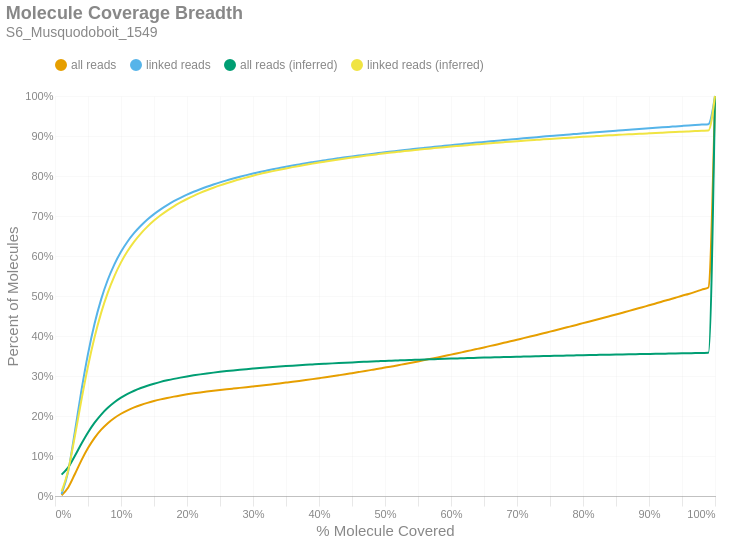

Notebook cell for this chart:
### Markdown cell above
### Molecule Read Coverage
This chart shows molecule coverage breadth as computed by the number of bases aligned to that molecule. In other words, "*how much of each unique long molecule is actually sequenced/aligned?*" Keep in mind there is a distinction between sequences and alignments, since some sequences belonging to a particular molecule may not align well and wouldn't appear in the alignment data. This chart also shows molecule coverage breadth as computed by the *inferred fragment* from which the aligned sequences originate. Unlike read coverage, this calculation takes into account the total insert size, including unsequenced gaps between the forward and reverse reads. Like the previous figures, these are cumulative percents.

### Code cell
if SKIPLR:
    print_html(f"Skipped")
else:
    binned_df = consolidated_hist(valids['coverage_bp'], mask, 0.01, True)
    binned_df_inf = consolidated_hist(valids['coverage_inserts'], mask, 0.01, True)
    binned_df = binned_df.with_columns(pl.lit(binned_df_inf['all reads (cumsum)']).alias('all reads (inferred)'))
    binned_df = binned_df.with_columns(pl.lit(binned_df_inf['linked reads (cumsum)']).alias('linked reads (inferred)'))
    binned_df = binned_df.with_columns(
        (pl.col('bin').cast(pl.Float64) + 0.01).alias('right_edge')
    )

    with SafeRender(binned_df):
        (
            density_plot(binned_df, 'Molecule Coverage Breadth', samplename, 'molcov', ['all reads (inferred)','linked reads (inferred)'])
            .encode(
                #x=alt.X('bin:Q', title="% Molecule Covered").axis(format = '%').scale(padding=0),
                x=alt.X('right_edge:Q', title="% Molecule Covered").axis(format='%').scale(padding=0),
                y=alt.Y('value:Q', title='Percent of Molecules')
                    .axis(format='%')
                    .stack(False)
                    .scale(domainMin=0, padding=0),
                color=alt.Color("key:N").scale(domain = ["all reads", "linked reads", "all reads (inferred)", "linked reads (inferred)"]),
                tooltip = [
                    alt.Tooltip("key:N", title = "Data Type"),
                    alt.Tooltip("range_label:N", title="% Molecule Covered"),
                    alt.Tooltip("value:Q", format = ".2%", title="% Molecules")
                ]
            )
        ).display()

### Figure 1 — Vega-Lite specification as saved in the notebook (floating-point values rounded to 4 significant figures)
{"width": "container", "height": 400, "config": {"title": {"anchor": "start", "dy": -15, "fontSize": 18, "color": "#888888", "subtitleColor": "#888888", "subtitleFontSize": 14}, "arc": {"fill": "#0072B2"}, "axis": {"domainColor": "#888888", "domainWidth": 0.5, "gridWidth": 0.2, "grid": false, "titleFontWeight": 400, "titleFontSize": 15, "labelFontSize": 11, "labelColor": "#888888", "tickColor": "#888888", "tickWidth": 0.2, "titleColor": "#888888"}, "axisBand": {"grid": false}, "axisX": {"grid": true, "tickSize": 10, "domainCap": "round"}, "axisY": {"domain": false, "grid": true, "tickSize": 0, "domainCap": "round"}, "background": "transparent", "header": {"labelFontSize": 15, "labelColor": "#888888", "titleFontSize": 15, "titleFontWeight": 600, "titleColor": "#888888"}, "legend": {"labelFont": "sans-serif", "labelFontSize": 12, "labelColor": "#888888", "symbolSize": 100, "symbolType": "circle", "titleFontSize": 12, "titlePadding": 10, "titleColor": "#888888", "title": null, "orient": "top"}, "range": {"category": ["#E69F00", "#56B4E9", "#009E73", "#F0E442", "#0072B2", "#D55E00", "#CC79A7", "#000000"], "diverging": ["#cfe8f3", "#a2d4ec", "#73bfe2", "#46abdb", "#1696d2", "#12719e"]}, "area": {"fill": "#0072B2", "fillOpacity": 0.7, "line": true, "strokeOpacity": 0.7}, "line": {"color": "#0072B2", "stroke": "#0072B2", "strokeWidth": 2}, "trail": {"color": "#0072B2", "stroke": "#0072B2", "strokeWidth": 0, "size": 1}, "point": {"filled": true, "fillOpacity": 1.0, "size": 95}, "text": {"color": "#888888", "fontSize": 11, "align": "right", "fontWeight": 400, "size": 11}, "bar": {"fill": "#0072B2", "stroke": null}, "view": {"stroke": null, "continuousWidth": 660, "continuousHeight": 400}}, "data": {"name": "data-c7fae2422c590f34077b8da6d8c53328"}, "mark": {"type": "line", "interpolate": "monotone", "point": {"opacity": 0, "size": 275}}, "encoding": {"color": {"field": "key", "scale": {"domain": ["all reads", "linked reads", "all reads (inferred)", "linked reads (inferred)"]}, "type": "nominal"}, "tooltip": [{"field": "key", "title": "Data Type", "type": "nominal"}, {"field": "range_label", "title": "% Molecule Covered", "type": "nominal"}, {"field": "value", "format": ".2%", "title": "% Molecules", "type": "quantitative"}], "x": {"axis": {"format": "%"}, "field": "right_edge", "scale": {"padding": 0}, "title": "% Molecule Covered", "type": "quantitative"}, "y": {"axis": {"format": "%"}, "field": "value", "scale": {"domainMin": 0, "padding": 0}, "stack": false, "title": "Percent of Molecules", "type": "quantitative"}}, "params": [{"name": "param_c36ac31b6afebe62", "select": {"type": "point", "fields": ["key"]}, "bind": "legend"}], "title": {"text": "Molecule Coverage Breadth", "subtitle": "S6_Musquodoboit_1549"}, "transform": [{"fold": ["all reads (cumsum)", "linked reads (cumsum)", "all reads (inferred)", "linked reads (inferred)"]}, {"calculate": "replace(datum.key, ' (cumsum)', '')", "as": "key"}, {"filter": {"param": "param_c36ac31b6afebe62"}}], "usermeta": {"embedOptions": {"downloadFileName": "S6_Musquodoboit_1549.molcov"}}, "$schema": "https://vega.github.io/schema/vega-lite/v6.1.0.json", "datasets": {"data-c7fae2422c590f34077b8da6d8c53328": [{"bin": "0.0", "interval": "0.0-0.01", "all reads": 0.001752, "linked reads": 0.004657, "all reads (cumsum)": 0.001752, "linked reads (cumsum)": 0.004657, "range_label": "0.0-0.01", "all reads (inferred)": 0.05344, "linked reads (inferred)": 0.01164, "right_edge": 0.01}, {"bin": "0.01", "interval": "0.01-0.02", "all reads": 0.01957, "linked reads": 0.0573, "all reads (cumsum)": 0.02132, "linked reads (cumsum)": 0.06196, "range_label": "0.01-0.02", "all reads (inferred)": 0.07139, "linked reads (inferred)": 0.06404, "right_edge": 0.02}, {"bin": "0.02", "interval": "0.02-0.03", "all reads": 0.03297, "linked reads": 0.09784, "all reads (cumsum)": 0.05429, "linked reads (cumsum)": 0.1598, "range_label": "0.02-0.03", "all reads (inferred)": 0.09988, "linked reads (inferred)": 0.1486, "right_edge": 0.03}, {"bin": "0.03", "interval": "0.03-0.04", "all reads": 0.03479, "linked reads": 0.1035, "all reads (cumsum)": 0.08908, "linked reads (cumsum)": 0.2633, "range_label": "0.03-0.04", "all reads (inferred)": 0.1304, "linked reads (inferred)": 0.2397, "right_edge": 0.04}, {"bin": "0.04", "interval": "0.04-0.05", "all reads": 0.03081, "linked reads": 0.09187, "all reads (cumsum)": 0.1199, "linked reads (cumsum)": 0.3552, "range_label": "0.04-0.05", "all reads (inferred)": 0.1587, "linked reads (inferred)": 0.3242, "right_edge": 0.05}, {"bin": "0.05", "interval": "0.05-0.06", "all reads": 0.02551, "linked reads": 0.07607, "all reads (cumsum)": 0.1454, "linked reads (cumsum)": 0.4313, "range_label": "0.05-0.06", "all reads (inferred)": 0.1832, "linked reads (inferred)": 0.3974, "right_edge": 0.06}, {"bin": "0.06", "interval": "0.06-0.07", "all reads": 0.02042, "linked reads": 0.0609, "all reads (cumsum)": 0.1658, "linked reads (cumsum)": 0.4922, "range_label": "0.06-0.07", "all reads (inferred)": 0.2036, "linked reads (inferred)": 0.4584, "right_edge": 0.07}, {"bin": "0.07", "interval": "0.07-0.08", "all reads": 0.01625, "linked reads": 0.04841, "all reads (cumsum)": 0.1821, "linked reads (cumsum)": 0.5406, "range_label": "0.07-0.08", "all reads (inferred)": 0.2204, "linked reads (inferred)": 0.5085, "right_edge": 0.08}, {"bin": "0.08", "interval": "0.08-0.09", "all reads": 0.01298, "linked reads": 0.03864, "all reads (cumsum)": 0.195, "linked reads (cumsum)": 0.5792, "range_label": "0.08-0.09", "all reads (inferred)": 0.2343, "linked reads (inferred)": 0.5499, "right_edge": 0.09}, {"bin": "0.09", "interval": "0.09-0.1", "all reads": 0.01058, "linked reads": 0.03142, "all reads (cumsum)": 0.2056, "linked reads (cumsum)": 0.6106, "range_label": "0.09-0.1", "all reads (inferred)": 0.2457, "linked reads (inferred)": 0.5841, "right_edge": 0.1}, {"bin": "0.1", "interval": "0.1-0.11", "all reads": 0.008634, "linked reads": 0.02561, "all reads (cumsum)": 0.2143, "linked reads (cumsum)": 0.6363, "range_label": "0.1-0.11", "all reads (inferred)": 0.2552, "linked reads (inferred)": 0.6123, "right_edge": 0.11}, {"bin": "0.11", "interval": "0.11-0.12", "all reads": 0.007208, "linked reads": 0.02132, "all reads (cumsum)": 0.2215, "linked reads (cumsum)": 0.6576, "range_label": "0.11-0.12", "all reads (inferred)": 0.2631, "linked reads (inferred)": 0.636, "right_edge": 0.12}, {"bin": "0.12", "interval": "0.12-0.13", "all reads": 0.006071, "linked reads": 0.01795, "all reads (cumsum)": 0.2275, "linked reads (cumsum)": 0.6755, "range_label": "0.12-0.13", "all reads (inferred)": 0.2699, "linked reads (inferred)": 0.6561, "right_edge": 0.13}, {"bin": "0.13", "interval": "0.13-0.14", "all reads": 0.005311, "linked reads": 0.01571, "all reads (cumsum)": 0.2328, "linked reads (cumsum)": 0.6912, "range_label": "0.13-0.14", "all reads (inferred)": 0.2757, "linked reads (inferred)": 0.6734, "right_edge": 0.14}, {"bin": "0.14", "interval": "0.14-0.15", "all reads": 0.004595, "linked reads": 0.01355, "all reads (cumsum)": 0.2374, "linked reads (cumsum)": 0.7048, "range_label": "0.14-0.15", "all reads (inferred)": 0.2807, "linked reads (inferred)": 0.6885, "right_edge": 0.15}, {"bin": "0.15", "interval": "0.15-0.16", "all reads": 0.004071, "linked reads": 0.01196, "all reads (cumsum)": 0.2415, "linked reads (cumsum)": 0.7167, "range_label": "0.15-0.16", "all reads (inferred)": 0.2852, "linked reads (inferred)": 0.7019, "right_edge": 0.16}, {"bin": "0.16", "interval": "0.16-0.17", "all reads": 0.003626, "linked reads": 0.01063, "all reads (cumsum)": 0.2451, "linked reads (cumsum)": 0.7274, "range_label": "0.16-0.17", "all reads (inferred)": 0.2892, "linked reads (inferred)": 0.7136, "right_edge": 0.17}, {"bin": "0.17", "interval": "0.17-0.18", "all reads": 0.00328, "linked reads": 0.009533, "all reads (cumsum)": 0.2484, "linked reads (cumsum)": 0.7369, "range_label": "0.17-0.18", "all reads (inferred)": 0.2928, "linked reads (inferred)": 0.7243, "right_edge": 0.18}, {"bin": "0.18", "interval": "0.18-0.19", "all reads": 0.002959, "linked reads": 0.008574, "all reads (cumsum)": 0.2514, "linked reads (cumsum)": 0.7455, "range_label": "0.18-0.19", "all reads (inferred)": 0.296, "linked reads (inferred)": 0.7338, "right_edge": 0.19}, {"bin": "0.19", "interval": "0.19-0.2", "all reads": 0.00275, "linked reads": 0.007921, "all reads (cumsum)": 0.2541, "linked reads (cumsum)": 0.7534, "range_label": "0.19-0.2", "all reads (inferred)": 0.2989, "linked reads (inferred)": 0.7425, "right_edge": 0.2}, {"bin": "0.2", "interval": "0.2-0.21", "all reads": 0.002493, "linked reads": 0.007136, "all reads (cumsum)": 0.2566, "linked reads (cumsum)": 0.7605, "range_label": "0.2-0.21", "all reads (inferred)": 0.3016, "linked reads (inferred)": 0.7505, "right_edge": 0.21}, {"bin": "0.21", "interval": "0.21-0.22", "all reads": 0.002273, "linked reads": 0.006453, "all reads (cumsum)": 0.2589, "linked reads (cumsum)": 0.767, "range_label": "0.21-0.22", "all reads (inferred)": 0.3041, "linked reads (inferred)": 0.7577, "right_edge": 0.22}, {"bin": "0.22", "interval": "0.22-0.23", "all reads": 0.002151, "linked reads": 0.00604, "all reads (cumsum)": 0.261, "linked reads (cumsum)": 0.773, "range_label": "0.22-0.23", "all reads (inferred)": 0.3063, "linked reads (inferred)": 0.7645, "right_edge": 0.23}, {"bin": "0.23", "interval": "0.23-0.24", "all reads": 0.002048, "linked reads": 0.005691, "all reads (cumsum)": 0.2631, "linked reads (cumsum)": 0.7787, "range_label": "0.23-0.24", "all reads (inferred)": 0.3084, "linked reads (inferred)": 0.7707, "right_edge": 0.24}, {"bin": "0.24", "interval": "0.24-0.25", "all reads": 0.001958, "linked reads": 0.005387, "all reads (cumsum)": 0.2651, "linked reads (cumsum)": 0.7841, "range_label": "0.24-0.25", "all reads (inferred)": 0.3104, "linked reads (inferred)": 0.7766, "right_edge": 0.25}, {"bin": "0.25", "interval": "0.25-0.26", "all reads": 0.001832, "linked reads": 0.004984, "all reads (cumsum)": 0.2669, "linked reads (cumsum)": 0.7891, "range_label": "0.25-0.26", "all reads (inferred)": 0.3122, "linked reads (inferred)": 0.7819, "right_edge": 0.26}, {"bin": "0.26", "interval": "0.26-0.27", "all reads": 0.001731, "linked reads": 0.004601, "all reads (cumsum)": 0.2686, "linked reads (cumsum)": 0.7937, "range_label": "0.26-0.27", "all reads (inferred)": 0.3139, "linked reads (inferred)": 0.787, "right_edge": 0.27}, {"bin": "0.27", "interval": "0.27-0.28", "all reads": 0.001695, "linked reads": 0.004333, "all reads (cumsum)": 0.2703, "linked reads (cumsum)": 0.798, "range_label": "0.27-0.28", "all reads (inferred)": 0.3156, "linked reads (inferred)": 0.7919, "right_edge": 0.28}, {"bin": "0.28", "interval": "0.28-0.29", "all reads": 0.001737, "linked reads": 0.004107, "all reads (cumsum)": 0.272, "linked reads (cumsum)": 0.8021, "range_label": "0.28-0.29", "all reads (inferred)": 0.3171, "linked reads (inferred)": 0.7963, "right_edge": 0.29}, {"bin": "0.29", "interval": "0.29-0.3", "all reads": 0.001782, "linked reads": 0.003938, "all reads (cumsum)": 0.2738, "linked reads (cumsum)": 0.8061, "range_label": "0.29-0.3", "all reads (inferred)": 0.3185, "linked reads (inferred)": 0.8006, "right_edge": 0.3}, {"bin": "0.3", "interval": "0.3-0.31", "all reads": 0.0018, "linked reads": 0.00369, "all reads (cumsum)": 0.2756, "linked reads (cumsum)": 0.8098, "range_label": "0.3-0.31", "all reads (inferred)": 0.3199, "linked reads (inferred)": 0.8047, "right_edge": 0.31}, {"bin": "0.31", "interval": "0.31-0.32", "all reads": 0.001895, "linked reads": 0.003597, "all reads (cumsum)": 0.2775, "linked reads (cumsum)": 0.8134, "range_label": "0.31-0.32", "all reads (inferred)": 0.3212, "linked reads (inferred)": 0.8085, "right_edge": 0.32}, {"bin": "0.32", "interval": "0.32-0.33", "all reads": 0.001952, "linked reads": 0.003495, "all reads (cumsum)": 0.2795, "linked reads (cumsum)": 0.8169, "range_label": "0.32-0.33", "all reads (inferred)": 0.3225, "linked reads (inferred)": 0.8122, "right_edge": 0.33}, {"bin": "0.33", "interval": "0.33-0.34", "all reads": 0.001965, "linked reads": 0.003255, "all reads (cumsum)": 0.2814, "linked reads (cumsum)": 0.8201, "range_label": "0.33-0.34", "all reads (inferred)": 0.3236, "linked reads (inferred)": 0.8156, "right_edge": 0.34}, {"bin": "0.34", "interval": "0.34-0.35", "all reads": 0.002057, "linked reads": 0.003162, "all reads (cumsum)": 0.2835, "linked reads (cumsum)": 0.8233, "range_label": "0.34-0.35", "all reads (inferred)": 0.3248, "linked reads (inferred)": 0.819, "right_edge": 0.35}, {"bin": "0.35", "interval": "0.35-0.36", "all reads": 0.002077, "linked reads": 0.002976, "all reads (cumsum)": 0.2856, "linked reads (cumsum)": 0.8262, "range_label": "0.35-0.36", "all reads (inferred)": 0.3259, "linked reads (inferred)": 0.8222, "right_edge": 0.36}, {"bin": "0.36", "interval": "0.36-0.37", "all reads": 0.002152, "linked reads": 0.002809, "all reads (cumsum)": 0.2877, "linked reads (cumsum)": 0.8291, "range_label": "0.36-0.37", "all reads (inferred)": 0.3269, "linked reads (inferred)": 0.8252, "right_edge": 0.37}, {"bin": "0.37", "interval": "0.37-0.38", "all reads": 0.002197, "linked reads": 0.002801, "all reads (cumsum)": 0.2899, "linked reads (cumsum)": 0.8319, "range_label": "0.37-0.38", "all reads (inferred)": 0.3279, "linked reads (inferred)": 0.8282, "right_edge": 0.38}, {"bin": "0.38", "interval": "0.38-0.39", "all reads": 0.002262, "linked reads": 0.002675, "all reads (cumsum)": 0.2922, "linked reads (cumsum)": 0.8345, "range_label": "0.38-0.39", "all reads (inferred)": 0.3288, "linked reads (inferred)": 0.8309, "right_edge": 0.39}, {"bin": "0.39", "interval": "0.39-0.4", "all reads": 0.002362, "linked reads": 0.002629, "all reads (cumsum)": 0.2945, "linked reads (cumsum)": 0.8372, "range_label": "0.39-0.4", "all reads (inferred)": 0.3298, "linked reads (inferred)": 0.8337, "right_edge": 0.4}, {"bin": "0.4", "interval": "0.4-0.41", "all reads": 0.002368, "linked reads": 0.002467, "all reads (cumsum)": 0.2969, "linked reads (cumsum)": 0.8396, "range_label": "0.4-0.41", "all reads (inferred)": 0.3307, "linked reads (inferred)": 0.8363, "right_edge": 0.41}, {"bin": "0.41", "interval": "0.41-0.42", "all reads": 0.00245, "linked reads": 0.00249, "all reads (cumsum)": 0.2994, "linked reads (cumsum)": 0.8421, "range_label": "0.41-0.42", "all reads (inferred)": 0.3316, "linked reads (inferred)": 0.8389, "right_edge": 0.42}, {"bin": "0.42", "interval": "0.42-0.43", "all reads": 0.00252, "linked reads": 0.002321, "all reads (cumsum)": 0.3019, "linked reads (cumsum)": 0.8444, "range_label": "0.42-0.43", "all reads (inferred)": 0.3324, "linked reads (inferred)": 0.8414, "right_edge": 0.43}, {"bin": "0.43", "interval": "0.43-0.44", "all reads": 0.002561, "linked reads": 0.002257, "all reads (cumsum)": 0.3044, "linked reads (cumsum)": 0.8467, "range_label": "0.43-0.44", "all reads (inferred)": 0.3332, "linked reads (inferred)": 0.8438, "right_edge": 0.44}, {"bin": "0.44", "interval": "0.44-0.45", "all reads": 0.002665, "linked reads": 0.002255, "all reads (cumsum)": 0.3071, "linked reads (cumsum)": 0.8489, "range_label": "0.44-0.45", "all reads (inferred)": 0.334, "linked reads (inferred)": 0.8461, "right_edge": 0.45}, {"bin": "0.45", "interval": "0.45-0.46", "all reads": 0.002656, "linked reads": 0.002137, "all reads (cumsum)": 0.3098, "linked reads (cumsum)": 0.8511, "range_label": "0.45-0.46", "all reads (inferred)": 0.3348, "linked reads (inferred)": 0.8484, "right_edge": 0.46}, {"bin": "0.46", "interval": "0.46-0.47", "all reads": 0.002697, "linked reads": 0.002036, "all reads (cumsum)": 0.3125, "linked reads (cumsum)": 0.8531, "range_label": "0.46-0.47", "all reads (inferred)": 0.3355, "linked reads (inferred)": 0.8505, "right_edge": 0.47}, {"bin": "0.47", "interval": "0.47-0.48", "all reads": 0.002842, "linked reads": 0.002102, "all reads (cumsum)": 0.3153, "linked reads (cumsum)": 0.8552, "range_label": "0.47-0.48", "all reads (inferred)": 0.3363, "linked reads (inferred)": 0.8527, "right_edge": 0.48}, {"bin": "0.48", "interval": "0.48-0.49", "all reads": 0.002771, "linked reads": 0.001981, "all reads (cumsum)": 0.3181, "linked reads (cumsum)": 0.8572, "range_label": "0.48-0.49", "all reads (inferred)": 0.337, "linked reads (inferred)": 0.8547, "right_edge": 0.49}, {"bin": "0.49", "interval": "0.49-0.5", "all reads": 0.003121, "linked reads": 0.002056, "all reads (cumsum)": 0.3212, "linked reads (cumsum)": 0.8593, "range_label": "0.49-0.5", "all reads (inferred)": 0.3377, "linked reads (inferred)": 0.8567, "right_edge": 0.5}, {"bin": "0.5", "interval": "0.5-0.51", "all reads": 0.002723, "linked reads": 0.001883, "all reads (cumsum)": 0.3239, "linked reads (cumsum)": 0.8611, "range_label": "0.5-0.51", "all reads (inferred)": 0.3383, "linked reads (inferred)": 0.8586, "right_edge": 0.51}, {"bin": "0.51", "interval": "0.51-0.52", "all reads": 0.003136, "linked reads": 0.001921, "all reads (cumsum)": 0.3271, "linked reads (cumsum)": 0.8631, "range_label": "0.51-0.52", "all reads (inferred)": 0.339, "linked reads (inferred)": 0.8605, "right_edge": 0.52}, {"bin": "0.52", "interval": "0.52-0.53", "all reads": 0.003069, "linked reads": 0.001874, "all reads (cumsum)": 0.3301, "linked reads (cumsum)": 0.8649, "range_label": "0.52-0.53", "all reads (inferred)": 0.3396, "linked reads (inferred)": 0.8623, "right_edge": 0.53}, {"bin": "0.53", "interval": "0.53-0.54", "all reads": 0.003185, "linked reads": 0.001819, "all reads (cumsum)": 0.3333, "linked reads (cumsum)": 0.8668, "range_label": "0.53-0.54", "all reads (inferred)": 0.3402, "linked reads (inferred)": 0.864, "right_edge": 0.54}, {"bin": "0.54", "interval": "0.54-0.55", "all reads": 0.003148, "linked reads": 0.001813, "all reads (cumsum)": 0.3365, "linked reads (cumsum)": 0.8686, "range_label": "0.54-0.55", "all reads (inferred)": 0.3408, "linked reads (inferred)": 0.8657, "right_edge": 0.55}, {"bin": "0.55", "interval": "0.55-0.56", "all reads": 0.003304, "linked reads": 0.001761, "all reads (cumsum)": 0.3398, "linked reads (cumsum)": 0.8703, "range_label": "0.55-0.56", "all reads (inferred)": 0.3414, "linked reads (inferred)": 0.8675, "right_edge": 0.56}, {"bin": "0.56", "interval": "0.56-0.57", "all reads": 0.003348, "linked reads": 0.001737, "all reads (cumsum)": 0.3431, "linked reads (cumsum)": 0.8721, "range_label": "0.56-0.57", "all reads (inferred)": 0.3419, "linked reads (inferred)": 0.869, "right_edge": 0.57}, {"bin": "0.57", "interval": "0.57-0.58", "all reads": 0.003326, "linked reads": 0.001679, "all reads (cumsum)": 0.3464, "linked reads (cumsum)": 0.8737, "range_label": "0.57-0.58", "all reads (inferred)": 0.3425, "linked reads (inferred)": 0.8706, "right_edge": 0.58}, {"bin": "0.58", "interval": "0.58-0.59", "all reads": 0.003403, "linked reads": 0.001718, "all reads (cumsum)": 0.3498, "linked reads (cumsum)": 0.8755, "range_label": "0.58-0.59", "all reads (inferred)": 0.343, "linked reads (inferred)": 0.8721, "right_edge": 0.59}, {"bin": "0.59", "interval": "0.59-0.6", "all reads": 0.003547, "linked reads": 0.001687, "all reads (cumsum)": 0.3534, "linked reads (cumsum)": 0.8772, "range_label": "0.59-0.6", "all reads (inferred)": 0.3435, "linked reads (inferred)": 0.8736, "right_edge": 0.6}, {"bin": "0.6", "interval": "0.6-0.61", "all reads": 0.003431, "linked reads": 0.001635, "all reads (cumsum)": 0.3568, "linked reads (cumsum)": 0.8788, "range_label": "0.6-0.61", "all reads (inferred)": 0.344, "linked reads (inferred)": 0.8751, "right_edge": 0.61}, {"bin": "0.61", "interval": "0.61-0.62", "all reads": 0.003666, "linked reads": 0.001667, "all reads (cumsum)": 0.3605, "linked reads (cumsum)": 0.8805, "range_label": "0.61-0.62", "all reads (inferred)": 0.3445, "linked reads (inferred)": 0.8765, "right_edge": 0.62}, {"bin": "0.62", "interval": "0.62-0.63", "all reads": 0.003614, "linked reads": 0.001616, "all reads (cumsum)": 0.3641, "linked reads (cumsum)": 0.8821, "range_label": "0.62-0.63", "all reads (inferred)": 0.345, "linked reads (inferred)": 0.8778, "right_edge": 0.63}, {"bin": "0.63", "interval": "0.63-0.64", "all reads": 0.003671, "linked reads": 0.001524, "all reads (cumsum)": 0.3678, "linked reads (cumsum)": 0.8836, "range_label": "0.63-0.64", "all reads (inferred)": 0.3455, "linked reads (inferred)": 0.8792, "right_edge": 0.64}, {"bin": "0.64", "interval": "0.64-0.65", "all reads": 0.003677, "linked reads": 0.00158, "all reads (cumsum)": 0.3714, "linked reads (cumsum)": 0.8852, "range_label": "0.64-0.65", "all reads (inferred)": 0.3459, "linked reads (inferred)": 0.8806, "right_edge": 0.65}, {"bin": "0.65", "interval": "0.65-0.66", "all reads": 0.003856, "linked reads": 0.001584, "all reads (cumsum)": 0.3753, "linked reads (cumsum)": 0.8868, "range_label": "0.65-0.66", "all reads (inferred)": 0.3464, "linked reads (inferred)": 0.882, "right_edge": 0.66}, {"bin": "0.66", "interval": "0.66-0.67", "all reads": 0.003693, "linked reads": 0.001504, "all reads (cumsum)": 0.379, "linked reads (cumsum)": 0.8883, "range_label": "0.66-0.67", "all reads (inferred)": 0.3469, "linked reads (inferred)": 0.8832, "right_edge": 0.67}, {"bin": "0.67", "interval": "0.67-0.68", "all reads": 0.003909, "linked reads": 0.001542, "all reads (cumsum)": 0.3829, "linked reads (cumsum)": 0.8898, "range_label": "0.67-0.68", "all reads (inferred)": 0.3473, "linked reads (inferred)": 0.8845, "right_edge": 0.68}, {"bin": "0.68", "interval": "0.68-0.69", "all reads": 0.003843, "linked reads": 0.001488, "all reads (cumsum)": 0.3867, "linked reads (cumsum)": 0.8913, "range_label": "0.68-0.69", "all reads (inferred)": 0.3477, "linked reads (inferred)": 0.8858, "right_edge": 0.69}, {"bin": "0.69", "interval": "0.69-0.7", "all reads": 0.00399, "linked reads": 0.001506, "all reads (cumsum)": 0.3907, "linked reads (cumsum)": 0.8928, "range_label": "0.69-0.7", "all reads (inferred)": 0.3482, "linked reads (inferred)": 0.887, "right_edge": 0.7}, {"bin": "0.7", "interval": "0.7-0.71", "all reads": 0.003914, "linked reads": 0.001478, "all reads (cumsum)": 0.3947, "linked reads (cumsum)": 0.8943, "range_label": "0.7-0.71", "all reads (inferred)": 0.3486, "linked reads (inferred)": 0.8881, "right_edge": 0.71}, {"bin": "0.71", "interval": "0.71-0.72", "all reads": 0.003985, "linked reads": 0.001426, "all reads (cumsum)": 0.3986, "linked reads (cumsum)": 0.8957, "range_label": "0.71-0.72", "all reads (inferred)": 0.349, "linked reads (inferred)": 0.8893, "right_edge": 0.72}, {"bin": "0.72", "interval": "0.72-0.73", "all reads": 0.004091, "linked reads": 0.001373, "all reads (cumsum)": 0.4027, "linked reads (cumsum)": 0.8971, "range_label": "0.72-0.73", "all reads (inferred)": 0.3494, "linked reads (inferred)": 0.8904, "right_edge": 0.73}, {"bin": "0.73", "interval": "0.73-0.74", "all reads": 0.004007, "linked reads": 0.001412, "all reads (cumsum)": 0.4067, "linked reads (cumsum)": 0.8985, "range_label": "0.73-0.74", "all reads (inferred)": 0.3498, "linked reads (inferred)": 0.8916, "right_edge": 0.74}, {"bin": "0.74", "interval": "0.74-0.75", "all reads": 0.00428, "linked reads": 0.001454, "all reads (cumsum)": 0.411, "linked reads (cumsum)": 0.8999, "range_label": "0.74-0.75", "all reads (inferred)": 0.3502, "linked reads (inferred)": 0.8927, "right_edge": 0.75}, {"bin": "0.75", "interval": "0.75-0.76", "all reads": 0.004072, "linked reads": 0.001309, "all reads (cumsum)": 0.4151, "linked reads (cumsum)": 0.9013, "range_label": "0.75-0.76", "all reads (inferred)": 0.3505, "linked reads (inferred)": 0.8938, "right_edge": 0.76}, {"bin": "0.76", "interval": "0.76-0.77", "all reads": 0.004156, "linked reads": 0.001342, "all reads (cumsum)": 0.4192, "linked reads (cumsum)": 0.9026, "range_label": "0.76-0.77", "all reads (inferred)": 0.3509, "linked reads (inferred)": 0.8948, "right_edge": 0.77}, {"bin": "0.77", "interval": "0.77-0.78", "all reads": 0.004237, "linked reads": 0.001406, "all reads (cumsum)": 0.4235, "linked reads (cumsum)": 0.904, "range_label": "0.77-0.78", "all reads (inferred)": 0.3513, "linked reads (inferred)": 0.8959, "right_edge": 0.78}, {"bin": "0.78", "interval": "0.78-0.79", "all reads": 0.004205, "linked reads": 0.001283, "all reads (cumsum)": 0.4277, "linked reads (cumsum)": 0.9053, "range_label": "0.78-0.79", "all reads (inferred)": 0.3516, "linked reads (inferred)": 0.8969, "right_edge": 0.79}, {"bin": "0.79", "interval": "0.79-0.8", "all reads": 0.004425, "linked reads": 0.001311, "all reads (cumsum)": 0.4321, "linked reads (cumsum)": 0.9066, "range_label": "0.79-0.8", "all reads (inferred)": 0.352, "linked reads (inferred)": 0.8979, "right_edge": 0.8}, {"bin": "0.8", "interval": "0.8-0.81", "all reads": 0.00418, "linked reads": 0.001313, "all reads (cumsum)": 0.4363, "linked reads (cumsum)": 0.9079, "range_label": "0.8-0.81", "all reads (inferred)": 0.3523, "linked reads (inferred)": 0.8989, "right_edge": 0.81}, {"bin": "0.81", "interval": "0.81-0.82", "all reads": 0.004316, "linked reads": 0.001254, "all reads (cumsum)": 0.4406, "linked reads (cumsum)": 0.9092, "range_label": "0.81-0.82", "all reads (inferred)": 0.3527, "linked reads (inferred)": 0.8998, "right_edge": 0.82}, {"bin": "0.82", "interval": "0.82-0.83", "all reads": 0.004456, "linked reads": 0.001326, "all reads (cumsum)": 0.4451, "linked reads (cumsum)": 0.9105, "range_label": "0.82-0.83", "all reads (inferred)": 0.353, "linked reads (inferred)": 0.9007, "right_edge": 0.83}, {"bin": "0.83", "interval": "0.83-0.84", "all reads": 0.004413, "linked reads": 0.001271, "all reads (cumsum)": 0.4495, "linked reads (cumsum)": 0.9118, "range_label": "0.83-0.84", "all reads (inferred)": 0.3533, "linked reads (inferred)": 0.9016, "right_edge": 0.84}, {"bin": "0.84", "interval": "0.84-0.85", "all reads": 0.004397, "linked reads": 0.001247, "all reads (cumsum)": 0.4539, "linked reads (cumsum)": 0.913, "range_label": "0.84-0.85", "all reads (inferred)": 0.3536, "linked reads (inferred)": 0.9025, "right_edge": 0.85}, {"bin": "0.85", "interval": "0.85-0.86", "all reads": 0.004468, "linked reads": 0.001255, "all reads (cumsum)": 0.4583, "linked reads (cumsum)": 0.9143, "range_label": "0.85-0.86", "all reads (inferred)": 0.354, "linked reads (inferred)": 0.9034, "right_edge": 0.86}, {"bin": "0.86", "interval": "0.86-0.87", "all reads": 0.004445, "linked reads": 0.001208, "all reads (cumsum)": 0.4628, "linked reads (cumsum)": 0.9155, "range_label": "0.86-0.87", "all reads (inferred)": 0.3543, "linked reads (inferred)": 0.9043, "right_edge": 0.87}, {"bin": "0.87", "interval": "0.87-0.88", "all reads": 0.004594, "linked reads": 0.001262, "all reads (cumsum)": 0.4674, "linked reads (cumsum)": 0.9167, "range_label": "0.87-0.88", "all reads (inferred)": 0.3546, "linked reads (inferred)": 0.9051, "right_edge": 0.88}, {"bin": "0.88", "interval": "0.88-0.89", "all reads": 0.004552, "linked reads": 0.001166, "all reads (cumsum)": 0.4719, "linked reads (cumsum)": 0.9179, "range_label": "0.88-0.89", "all reads (inferred)": 0.3549, "linked reads (inferred)": 0.9059, "right_edge": 0.89}, {"bin": "0.89", "interval": "0.89-0.9", "all reads": 0.004744, "linked reads": 0.001271, "all reads (cumsum)": 0.4767, "linked reads (cumsum)": 0.9192, "range_label": "0.89-0.9", "all reads (inferred)": 0.3552, "linked reads (inferred)": 0.9067, "right_edge": 0.9}, {"bin": "0.9", "interval": "0.9-0.91", "all reads": 0.004439, "linked reads": 0.001163, "all reads (cumsum)": 0.4811, "linked reads (cumsum)": 0.9203, "range_label": "0.9-0.91", "all reads (inferred)": 0.3555, "linked reads (inferred)": 0.9076, "right_edge": 0.91}, {"bin": "0.91", "interval": "0.91-0.92", "all reads": 0.005069, "linked reads": 0.001258, "all reads (cumsum)": 0.4862, "linked reads (cumsum)": 0.9216, "range_label": "0.91-0.92", "all reads (inferred)": 0.3557, "linked reads (inferred)": 0.9083, "right_edge": 0.92}, {"bin": "0.92", "interval": "0.92-0.93", "all reads": 0.004401, "linked reads": 0.001199, "all reads (cumsum)": 0.4906, "linked reads (cumsum)": 0.9228, "range_label": "0.92-0.93", "all reads (inferred)": 0.356, "linked reads (inferred)": 0.9091, "right_edge": 0.93}, {"bin": "0.93", "interval": "0.93-0.94", "all reads": 0.004856, "linked reads": 0.001168, "all reads (cumsum)": 0.4954, "linked reads (cumsum)": 0.924, "range_label": "0.93-0.94", "all reads (inferred)": 0.3563, "linked reads (inferred)": 0.9099, "right_edge": 0.94}, {"bin": "0.94", "interval": "0.94-0.95", "all reads": 0.005273, "linked reads": 0.001184, "all reads (cumsum)": 0.5007, "linked reads (cumsum)": 0.9251, "range_label": "0.94-0.95", "all reads (inferred)": 0.3566, "linked reads (inferred)": 0.9107, "right_edge": 0.95}, {"bin": "0.95", "interval": "0.95-0.96", "all reads": 0.004452, "linked reads": 0.001153, "all reads (cumsum)": 0.5052, "linked reads (cumsum)": 0.9263, "range_label": "0.95-0.96", "all reads (inferred)": 0.3569, "linked reads (inferred)": 0.9114, "right_edge": 0.96}, {"bin": "0.96", "interval": "0.96-0.97", "all reads": 0.00517, "linked reads": 0.001045, "all reads (cumsum)": 0.5103, "linked reads (cumsum)": 0.9273, "range_label": "0.96-0.97", "all reads (inferred)": 0.3573, "linked reads (inferred)": 0.9122, "right_edge": 0.97}, {"bin": "0.97", "interval": "0.97-0.98", "all reads": 0.00562, "linked reads": 0.001161, "all reads (cumsum)": 0.516, "linked reads (cumsum)": 0.9285, "range_label": "0.97-0.98", "all reads (inferred)": 0.3576, "linked reads (inferred)": 0.913, "right_edge": 0.98}, {"bin": "0.98", "interval": "0.98-0.99", "all reads": 0.005329, "linked reads": 0.001148, "all reads (cumsum)": 0.5213, "linked reads (cumsum)": 0.9296, "range_label": "0.98-0.99", "all reads (inferred)": 0.3579, "linked reads (inferred)": 0.9136, "right_edge": 0.99}, {"bin": "0.99", "interval": "0.99-1.0", "all reads": 0.4787, "linked reads": 0.07036, "all reads (cumsum)": 1.0, "linked reads (cumsum)": 1.0, "range_label": "0.99-1.0", "all reads (inferred)": 1.0, "linked reads (inferred)": 1.0, "right_edge": 1.0}]}}
